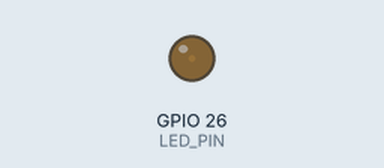
Simulated run of this sketch. Board: ESP32. On the bench: output pins drawn as LEDs (lit = HIGH).

Above: at 0.05 s.
At 1.55 s:
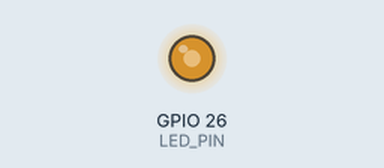
At 2.2 s:
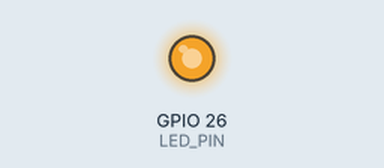
At 4.35 s:
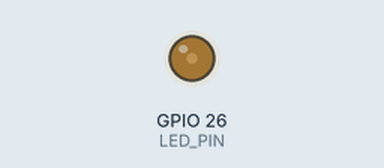
Timing chart, 0 to 6.4 s (numbered marks = the images above):
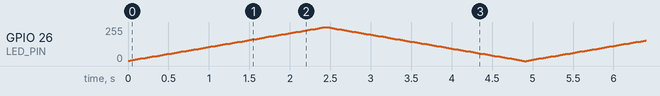

The sketch:

led_fade.ino
```cpp
#define LEDC_CHANNEL        0
#define LEDC_TIMER_RES      13
#define LEDC_PWM_FREQ       5000
#define LED_PIN             26

int max_brightness = 8191;
int fadeAmount = 100;
int brightness = 0;

void setup() {
  ledcSetup(LEDC_CHANNEL, LEDC_PWM_FREQ, LEDC_TIMER_RES);
  ledcAttachPin(LED_PIN, LEDC_CHANNEL);
}

void loop() {
  brightness = brightness + fadeAmount;
  ledcWrite(LEDC_CHANNEL, brightness);
  if (brightness <= 0 || brightness >= max_brightness)
  {
    fadeAmount = -fadeAmount;
  }
  delay(30);
}
```
